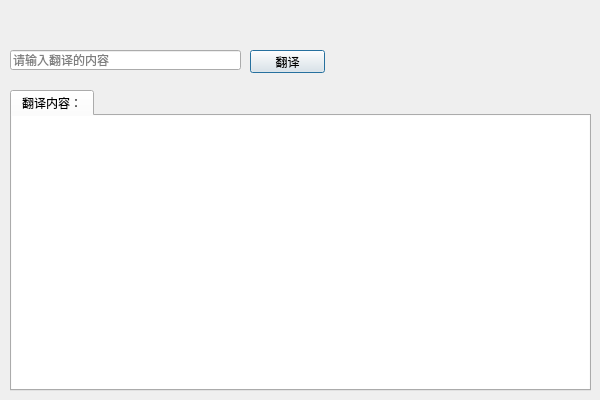
<?xml version="1.0" encoding="UTF-8"?>
<ui version="4.0">
 <class>Dialog</class>
 <widget class="QDialog" name="Dialog">
  <property name="geometry">
   <rect>
    <x>0</x>
    <y>0</y>
    <width>600</width>
    <height>400</height>
   </rect>
  </property>
  <property name="minimumSize">
   <size>
    <width>600</width>
    <height>400</height>
   </size>
  </property>
  <property name="maximumSize">
   <size>
    <width>600</width>
    <height>400</height>
   </size>
  </property>
  <property name="windowTitle">
   <string>翻译器</string>
  </property>
  <widget class="QPushButton" name="pushButton">
   <property name="geometry">
    <rect>
     <x>250</x>
     <y>50</y>
     <width>75</width>
     <height>23</height>
    </rect>
   </property>
   <property name="toolTip">
    <string>翻译</string>
   </property>
   <property name="text">
    <string>翻译</string>
   </property>
  </widget>
  <widget class="QLineEdit" name="lineEdit">
   <property name="geometry">
    <rect>
     <x>10</x>
     <y>50</y>
     <width>231</width>
     <height>20</height>
    </rect>
   </property>
   <property name="placeholderText">
    <string>请输入翻译的内容</string>
   </property>
  </widget>
  <widget class="QTabWidget" name="tabWidget">
   <property name="geometry">
    <rect>
     <x>10</x>
     <y>90</y>
     <width>581</width>
     <height>301</height>
    </rect>
   </property>
   <property name="currentIndex">
    <number>0</number>
   </property>
   <widget class="QWidget" name="tab">
    <attribute name="title">
     <string>翻译内容：</string>
    </attribute>
    <widget class="QTextEdit" name="textEdit">
     <property name="geometry">
      <rect>
       <x>-1</x>
       <y>-1</y>
       <width>581</width>
       <height>281</height>
      </rect>
     </property>
     <property name="readOnly">
      <bool>true</bool>
     </property>
    </widget>
   </widget>
  </widget>
 </widget>
 <resources/>
 <connections/>
</ui>
